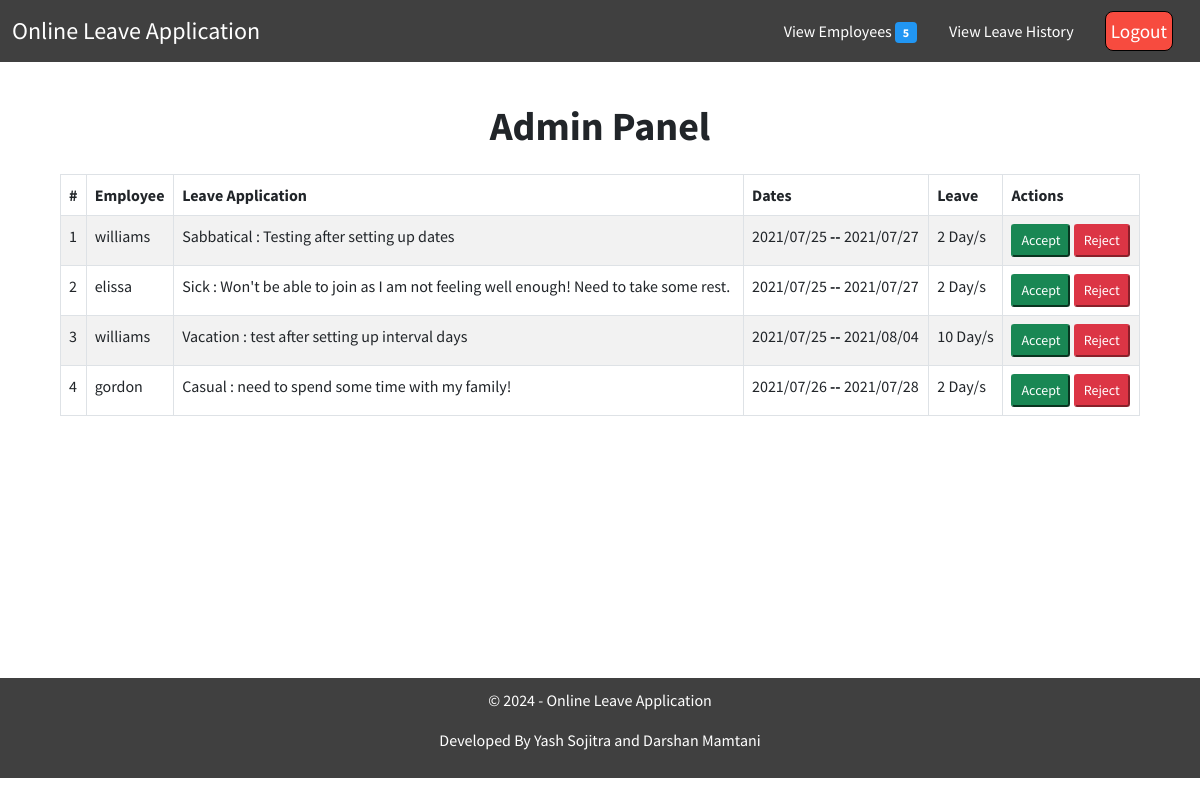
/admin.php (signed in), run on the app's committed database.
### tables this page shows
CREATE TABLE `leaves` (
  `id` int(11) NOT NULL,
  `eid` int(11) NOT NULL COMMENT 'Employee ID',
  `ename` varchar(255) NOT NULL COMMENT 'Employee''s Username',
  `descr` varchar(255) NOT NULL COMMENT 'Leave Reason',
  `fromdate` date NOT NULL,
  `todate` date NOT NULL,
  `status` varchar(255) NOT NULL
);

### admin.php (the view, shortened to what this page needs)
<?php
if(!isset($_SESSION["sess_user"])){
  header("Location: index.php");
}
else{
?>
<!DOCTYPE html>
<html lang="en">
<head>
    <link href="https://cdn.jsdelivr.net/npm/bootstrap@5.0.0-beta2/dist/css/bootstrap.min.css" rel="stylesheet"
>
    <link rel="stylesheet" href="css/style.css">
</head>
<body>
    <nav class="navbar header-nav navbar-expand-lg navbar-light bg-light">
        <div class="container-fluid">
            <a class="navbar-brand" href="#">Online Leave Application</a>
            <ul class="nav justify-content-end">
            <li class="nav-item">
                <a class="nav-link" href="list_emp.php" style="color:white;">View Employees <span class="badge badge-pill" style="background-color:#2196f3;"><?php include('count_emp.php');?></span></a>
            </li>
            <li class="nav-item">
                <a class="nav-link" href="leave_history.php" style="color:white;">View Leave History</a>
            </li>
            <li class="nav-item">
            <button id="logout" onclick="window.location.href='logout.php';">Logout</button> </div>
    </nav>
    <h1>Admin Panel</h1>
    <div class="mycontainer">
            <table class="table table-bordered table-hover table-striped">
                <thead>
                    <th>#</th>
                    <th>Employee</th>
                    <th>Leave Application</th>
                    <th>Dates</th>
                    <th>Leave</th>
                    <th>Actions</th>
                </thead>
                <tbody>
                        <?php
                                $query = mysqli_query($conn,"SELECT * FROM leaves WHERE status='Pending'");
                                $numrow = mysqli_num_rows($query);
                               if($query){
                                    if($numrow!=0){
                                         $cnt=1;
                                          while($row = mysqli_fetch_assoc($query)){
                                            $datetime1 = new DateTime($row['fromdate']);
                                            $datetime2 = new DateTime($row['todate']);
                                            $interval = $datetime1->diff($datetime2);
                                            echo "<tr>
                                                    <td>$cnt</td>
                                                    <td>{$row['ename']}</td>
                                                    <td>{$row['descr']}</td>
                                                    <td>{$datetime1->format('Y/m/d')} <b>--</b> {$datetime2->format('Y/m/d')}</td>
                                                    <td>{$interval->format('%a Day/s')}</td>
                                                    <td><a href=\"updateStatusAccept.php?eid={$row['eid']}&descr={$row['descr']}\"><button class='btn-success btn-sm' >Accept</button></a>
                                                    <a href=\"updateStatusReject.php?eid={$row['eid']}&descr={$row['descr']}\"><button class='btn-danger btn-sm' >Reject</button></a></td>
                                                  </tr>";
                                         $cnt++; }
                                    }
                                }
                                else{
                                    echo "Query Error : " . "SELECT * FROM leaves WHERE status='Pending'" . "<br>" . mysqli_error($conn);
                                }
                       ?>
                </tbody>
            </table>
    </div>
    <footer class="footer navbar navbar-expand-lg navbar-light bg-light" style="color:white;">
    <div>
    <p class="text-center">&copy; <?php echo date("Y"); ?> - Online Leave Application</p>
      <p class="text-center">Developed By Yash Sojitra and Darshan Mamtani</p>
    </div>
    </footer>
</body>
</html>
<?php
}
?>

### css/style.css (style rules this page uses)
* { margin: 0px; box-sizing: border-box; font-family: "Source Sans Pro", sans-serif; }
body { max-width: 100vw; overflow-x: hidden; height: 100vh; }
.header-nav { position: sticky; top: 0; z-index: 999; background-color: #404040 !important; }
.navbar-brand { font-size: 1.5em; color: white !important; font-weight: 400; }
#register, #logout { float: right; padding: 5px; text-decoration: none; color: white; font-size: 1.2em; margin: auto 15px; font-weight: 400; width: max-content; }
#logout { outline: none; background-color: #f74b3f; border: 1px solid black; color: white; border-radius: 8px; }
.footer { width: 100%; text-align: center; padding: 10px; bottom: 0; background: #404040 !important; bottom: 0px; }
.footer > div { width: 100%; }

### admin.php (style rules this page uses)
h1 { text-align: center; font-size: 2.5em; font-weight: bold; padding-top: 1em; }
.mycontainer { width: 90%; margin: 1.5rem auto; min-height: 60vh; }
.mycontainer table { margin: 1.5rem auto; }

### data on the page
leaves: ename "williams", descr "Sabbatical : Testing after setting up dates", fromdate "2021/07/25", todate "2021/07/27", $interval->format('%a Day/s') "2 Day/s"
leaves: ename "elissa", descr "Sick : Won't be able to join as I am not feeling well enough! Need to take some rest.", fromdate "2021/07/25", todate "2021/07/27", $interval->format('%a Day/s') "2 Day/s"
leaves: ename "williams", descr "Vacation : test after setting up interval days", fromdate "2021/07/25", todate "2021/08/04", $interval->format('%a Day/s') "10 Day/s"
leaves: ename "gordon", descr "Casual : need to spend some time with my family!", fromdate "2021/07/26", todate "2021/07/28", $interval->format('%a Day/s') "2 Day/s"

### other printed values
$query->num_rows "5"
